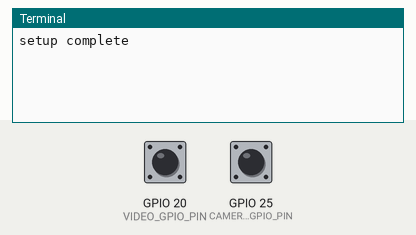
A program run on a simulated Raspberry Pi (BCM pin numbers). Parts: the last lines printed to the terminal. Inputs (shaded band) come from the test bench; at power-on: GPIO 20 (VIDEO_GPIO_PIN) HIGH, GPIO 25 (CAMERA_GPIO_PIN) HIGH. The clock reads 2024-03-15 10:24:30 at power-on unless the program sets it; the camera gives no picture and a still takes 0.5 s.

Above: at 1.2 s.
1.3 s: GPIO 20 (VIDEO_GPIO_PIN) pulled LOW for 0.15 s
At 2.8 s:
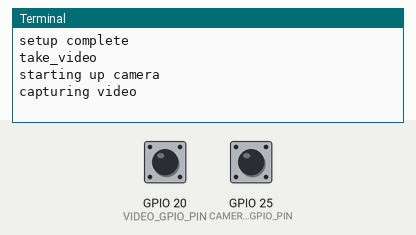
2.9 s: GPIO 25 (CAMERA_GPIO_PIN) pulled LOW for 0.15 s
6.0 s: GPIO 25 (CAMERA_GPIO_PIN) pulled LOW for 3.2 s
At 9.7 s:
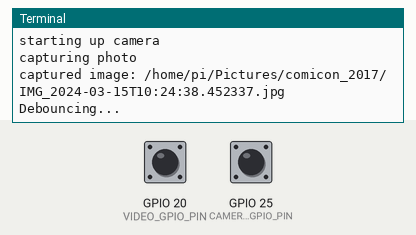
10.7 s: GPIO 20 (VIDEO_GPIO_PIN) pulled LOW for 0.15 s
At 11.6 s:
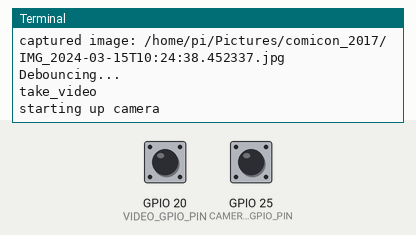

Measured:
- after the input at 1.3 s, the terminal: prints a new line after 0.15 s (image 1)
- after the input at 6.0 s, the terminal: prints a new line after 3.2 s (image 2)
- after the input at 10.7 s, the terminal: prints a new line after 0.15 s (image 3)

The program:

camera.py
```python
#!/usr/bin/env python

import picamera
import time
import RPi.GPIO as GPIO
import settings

from datetime import datetime

from debounce import Debounce


def get_timestamp():
    return datetime.now().isoformat()


def get_filename(prefix='IMG', ext='jpg', output_dir=settings.PHOTO_OUTPUT_DIRECTORY):
    return '%s/%s_%s.%s' % (output_dir, prefix, get_timestamp(), ext)


@Debounce
def take_photo(pin):
    print 'take_photo'
    with picamera.PiCamera() as camera:
        print 'starting up camera'
        time.sleep(settings.CAMERA_WARMUP_TIME)  # The camera needs to warm up
        print 'capturing photo'
        filename = get_filename()
        camera.capture(filename)
        print 'captured image: %s' % filename


@Debounce
def take_video(pin):
    print 'take_video'
    with picamera.PiCamera() as camera:
        print 'starting up camera'
        time.sleep(settings.CAMERA_WARMUP_TIME)  # The camera needs to warm up
        print 'capturing video'
        filename = get_filename(prefix='VID', ext='h264', output_dir=settings.VIDEO_OUTPUT_DIRECTORY)
        camera.start_recording(filename)
        camera.wait_recording(settings.VIDEO_RECORDING_TIME)
        camera.stop_recording()
        print 'captured video: %s' % filename


def setup_button():
    GPIO.setmode(GPIO.BCM)

    GPIO.setup(settings.CAMERA_GPIO_PIN, GPIO.IN, pull_up_down=GPIO.PUD_UP)
    GPIO.setup(settings.VIDEO_GPIO_PIN, GPIO.IN, pull_up_down=GPIO.PUD_UP)

    GPIO.add_event_detect(settings.CAMERA_GPIO_PIN, GPIO.RISING, take_photo, bouncetime=250)
    GPIO.add_event_detect(settings.VIDEO_GPIO_PIN, GPIO.RISING, take_video, bouncetime=250)
    print 'setup complete'


setup_button()

# This is a really hacky way to run forever
while True:
    time.sleep(1e6)
```

settings.py
```python
# Video recording time in seconds
VIDEO_RECORDING_TIME = 5

# Camera GPIO Pin
CAMERA_GPIO_PIN = 25

# Video GPIO Pin
VIDEO_GPIO_PIN = 20

# Camera warmup time in seconds
CAMERA_WARMUP_TIME = 1

VIDEO_OUTPUT_DIRECTORY = '/home/pi/Videos/comicon_2017'
PHOTO_OUTPUT_DIRECTORY = '/home/pi/Pictures/comicon_2017'
```

debounce.py
```python
import time


class Debounce(object):
    def __init__(self, f):
        self.f = f
        self.last_endtime = 0

    def __call__(self, *args, **kwargs):
        now = time.time()
        delta = now - self.last_endtime
        if delta > 1:
            self.f(*args, **kwargs)
            self.last_endtime = time.time()
        else:
            print 'Debouncing...'
```
